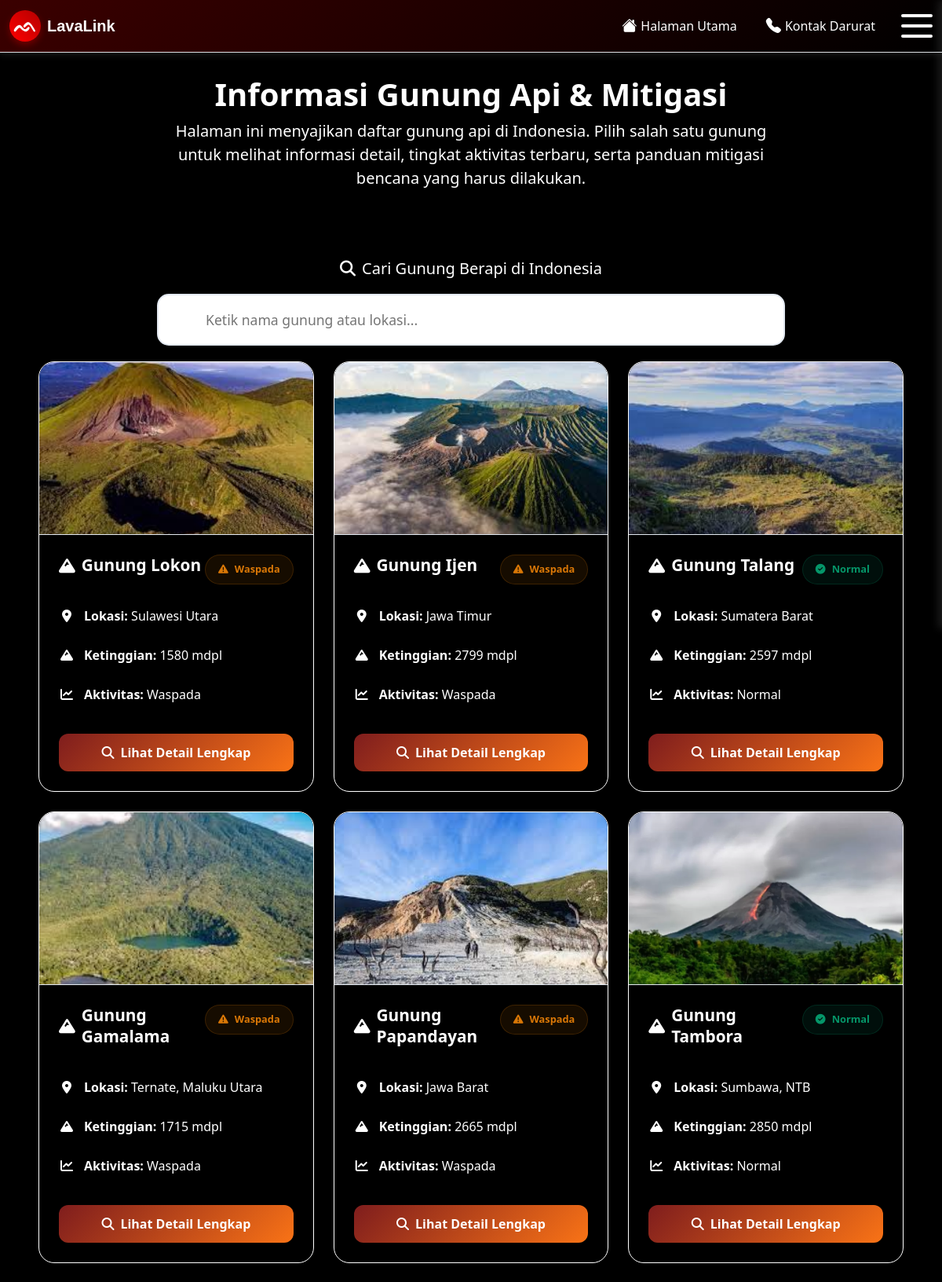
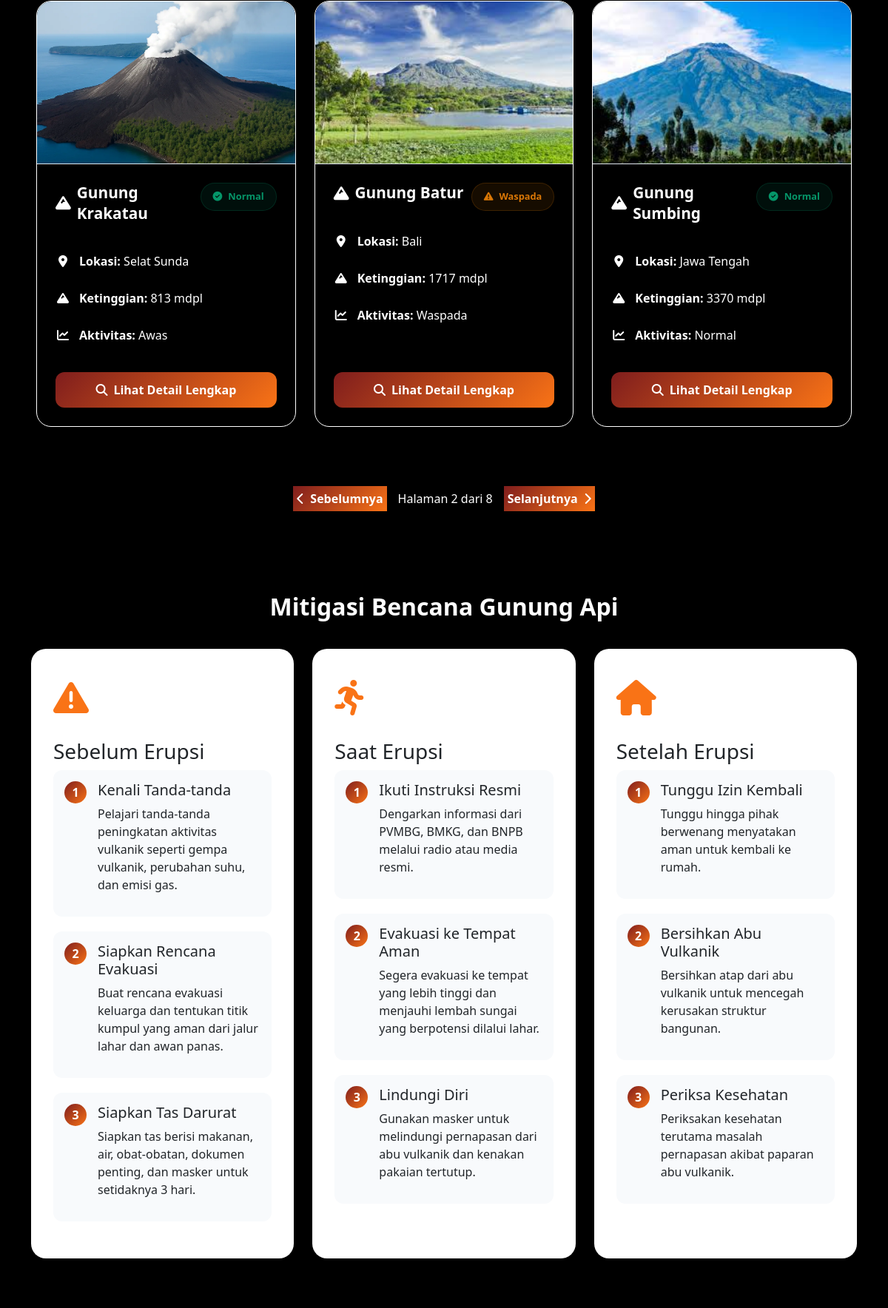
The app's page /info_gunung.php?page=2 (upper part) with its own data (2 pictures, top to bottom).
### tables this page shows
CREATE TABLE `data_gunung` (
  `id` int(11) NOT NULL,
  `nama_gunung` varchar(100) DEFAULT NULL,
  `lokasi` varchar(100) DEFAULT NULL,
  `lat` decimal(10,6) DEFAULT NULL,
  `lon` decimal(10,6) DEFAULT NULL,
  `ketinggian` int(11) DEFAULT NULL,
  `sejarah` text DEFAULT NULL,
  `geologi` text DEFAULT NULL,
  `status` varchar(20) DEFAULT NULL,
  `rekomendasi` text DEFAULT NULL,
  `jalur_evakuasi` text DEFAULT NULL,
  `zona_merah` text DEFAULT NULL,
  `zona_kuning` text DEFAULT NULL,
  `zona_hijau` text DEFAULT NULL,
  `titik_kumpul` text DEFAULT NULL,
  `gambar` varchar(255) DEFAULT NULL,
  `tipe_gunung` varchar(50) DEFAULT NULL,
  `bentuk_gunung` varchar(50) DEFAULT NULL,
  `letusan_terakhir` varchar(100) DEFAULT NULL,
  `suhu_magma` varchar(100) DEFAULT NULL,
  `tipe_batuan` varchar(100) DEFAULT NULL,
  `mineral_dominan` varchar(100) DEFAULT NULL,
  `created_at` timestamp NOT NULL DEFAULT current_timestamp(),
  `update_at` timestamp NOT NULL DEFAULT current_timestamp() ON UPDATE current_timestamp()
);

### info_gunung.php (the view, shortened to what this page needs)
<?php include 'koneksi.php'; ?>
<!DOCTYPE html>
<html lang="id">
<head>
    <link href="https://cdn.jsdelivr.net/npm/bootstrap@5.3.0/dist/css/bootstrap.min.css" rel="stylesheet">
    <link href="https://cdnjs.cloudflare.com/ajax/libs/font-awesome/6.0.0/css/all.min.css" rel="stylesheet">
    <link rel="stylesheet" href="styles_css/informasi_gunung.css">
</head>
<body style="background-color: black;">
    <header style="z-index: 9999;">
    </header>
    <main class="content-wrapper">
        <section class="header-section text-center p-4 rounded-4 mb-5">
            <h1 class="fw-bold display-6 text-white">Informasi Gunung Api & Mitigasi</h1>
            <p class="lead mx-auto" style="max-width: 800px; color: white">
                Halaman ini menyajikan daftar gunung api di Indonesia. Pilih salah satu gunung untuk melihat informasi detail, tingkat aktivitas terbaru, serta panduan mitigasi bencana yang harus dilakukan.
            </p>
        </section>
        <section>
            <div class="card-fix">
                <div>
                    <h5 class="mb-0 text-white" style="text-align: center;"><i class="fas fa-search me-2 text-white"></i>Cari Gunung Berapi di Indonesia</h5>
                </div>
                <div class="search-input-group" style="padding-top: 20px">
                    <input type="text" id="searchInput" class="search-input" placeholder="Ketik nama gunung atau lokasi...">
                </div>
            </div>
        </section>
        <div class="volcano-grid-container">
            <div class="volcano-grid" id="volcanoGrid">
                <?php
                $limit = 9;
                $page = isset($_GET['page']) ? (int)$_GET['page'] : 1;
                $offset = ($page - 1) * $limit;
                $total_result = mysqli_query($conn, "SELECT COUNT(*) AS total FROM data_gunung");
                $total_row = mysqli_fetch_assoc($total_result);
                $total_data = $total_row['total'];
                $total_pages = ceil($total_data / $limit);
                $result = mysqli_query($conn, "SELECT * FROM data_gunung LIMIT $limit OFFSET $offset");
                while ($row = mysqli_fetch_assoc($result)) {
                    $status_class = 'tag-normal';
                    $status_icon = 'fas fa-check-circle';
                    $status_text = 'Normal';
                    if (strpos(strtolower($row['status']), 'waspada') !== false) {
                        $status_class = 'tag-waspada';
                        $status_icon = 'fas fa-exclamation-triangle';
                        $status_text = 'Waspada';
                    } elseif (strpos(strtolower($row['status']), 'siaga') !== false) {
                        $status_class = 'tag-siaga';
                        $status_icon = 'fas fa-fire';
                        $status_text = 'Siaga';
                    }
                ?>
                    <div class="volcano-card" data-name="<?php echo strtolower($row['nama_gunung']); ?>" data-location="<?php echo strtolower($row['lokasi']); ?>" data-status="<?php echo strtolower($status_text); ?>">
                        <img src="image/<?php echo $row['gambar']; ?>" class="volcano-image" alt="<?php echo $row['nama_gunung']; ?>">
                        <div class="volcano-content">
                            <div class="d-flex justify-content-between align-items-start mb-3">
                                <h3 class="volcano-name">
                                    <i class="fas fa-mountain"></i><?php echo $row['nama_gunung']; ?>
                                </h3>
                                <span class="status-tag <?php echo $status_class; ?>">
                                    <i class="<?php echo $status_icon; ?>"></i><?php echo $status_text; ?>
                                </span>
                            </div>
                            <div class="volcano-info">
                                <div class="info-item">
                                    <div class="info-icon">
                                        <i class="fas fa-map-marker-alt"></i>
                                    </div>
                                    <div>
                                        <strong>Lokasi:</strong> <?php echo $row['lokasi']; ?>
                                    </div>
                                </div>
                                <div class="info-item">
                                    <div class="info-icon">
                                        <i class="fas fa-mountain"></i>
                                    </div>
                                    <div>
                                        <strong>Ketinggian:</strong> <?php echo $row['ketinggian']; ?> mdpl
                                    </div>
                                </div>
                                <div class="info-item">
                                    <div class="info-icon">
                                        <i class="fas fa-chart-line"></i>
                                    </div>
                                    <div>
                                        <strong>Aktivitas:</strong> <?php echo $row['status']; ?>
                                    </div>
                                </div>
                            </div>
                            <a href="detail_gunung.php?id=<?php echo $row['id']; ?>" class="btn-detail">
                                <i class="fas fa-search"></i>Lihat Detail Lengkap
                            </a>
                        </div>
                    </div>
                <?php } ?>
            </div>
            <div class="pagination-container">
                <?php if ($page > 1): ?>
                    <a href="?page=<?php echo $page - 1; ?>" class="pagination-btn prev">
                        <i class="fas fa-chevron-left"></i> Sebelumnya
                    </a>
                <?php endif; ?>
                <span class="pagination-info">
                    Halaman <?php echo $page; ?> dari <?php echo $total_pages; ?>
                </span>
                <?php if ($page < $total_pages): ?>
                    <a href="?page=<?php echo $page + 1; ?>" class="pagination-btn next">
                        Selanjutnya <i class="fas fa-chevron-right"></i>
                    </a>
                <?php endif; ?>
            </div>
        </div>
        <section class="mitigation-section" id="mitigation">
            <div class="container">
                <h2 class="section-title">Mitigasi Bencana Gunung Api</h2>
                <div class="mitigation-grid">
                    <div class="mitigation-card">
                        <div class="mitigation-icon">
                            <i class="fas fa-exclamation-triangle"></i>
                        </div>
                        <h3>Sebelum Erupsi</h3>
                        <div class="mitigation-step">
                            <div class="step-number">1</div>
                            <div>
                                <h5>Kenali Tanda-tanda</h5>
                                <p>Pelajari tanda-tanda peningkatan aktivitas vulkanik seperti gempa vulkanik, perubahan suhu, dan emisi gas.</p>
                            </div>
                        </div>
                        <div class="mitigation-step">
                            <div class="step-number">2</div>
                            <div>
                                <h5>Siapkan Rencana Evakuasi</h5>
                                <p>Buat rencana evakuasi keluarga dan tentukan titik kumpul yang aman dari jalur lahar dan awan panas.</p>
                            </div>
                        </div>
                        <div class="mitigation-step">
                            <div class="step-number">3</div>
                            <div>
                                <h5>Siapkan Tas Darurat</h5>
                                <p>Siapkan tas berisi makanan, air, obat-obatan, dokumen penting, dan masker untuk setidaknya 3 hari.</p>
                            </div>
                        </div>
                    </div>
                    <div class="mitigation-card">
                        <div class="mitigation-icon">
                            <i class="fas fa-running"></i>
                        </div>
                        <h3>Saat Erupsi</h3>
                        <div class="mitigation-step">
                            <div class="step-number">1</div>
                            <div>
                                <h5>Ikuti Instruksi Resmi</h5>
                                <p>Dengarkan informasi dari PVMBG, BMKG, dan BNPB melalui radio atau media resmi.</p>
                            </div>
                        </div>
                        <div class="mitigation-step">
                            <div class="step-number">2</div>
                            <div>
                                <h5>Evakuasi ke Tempat Aman</h5>
                                <p>Segera evakuasi ke tempat yang lebih tinggi dan menjauhi lembah sungai yang berpotensi dilalui lahar.</p>
                            </div>
                        </div>
                        <div class="mitigation-step">
                            <div class="step-number">3</div>
                            <div>
                                <h5>Lindungi Diri</h5>
                                <p>Gunakan masker untuk melindungi pernapasan dari abu vulkanik dan kenakan pakaian tertutup.</p>
                            </div>
                        </div>
                    </div>
                    <div class="mitigation-card">
                        <div class="mitigation-icon">
                            <i class="fas fa-home"></i>
                        </div>
                        <h3>Setelah Erupsi</h3>
                        <div class="mitigation-step">
                            <div class="step-number">1</div>
                            <div>
                                <h5>Tunggu Izin Kembali</h5>
                                <p>Tunggu hingga pihak berwenang menyatakan aman untuk kembali ke rumah.</p>
                            </div>
                        </div>
                        <div class="mitigation-step">
                            <div class="step-number">2</div>
                            <div>
                                <h5>Bersihkan Abu Vulkanik</h5>
                                <p>Bersihkan atap dari abu vulkanik untuk mencegah kerusakan struktur bangunan.</p>
                            </div>
                        </div>
                        <div class="mitigation-step">
                            <div class="step-number">3</div>
                            <div>
                                <h5>Periksa Kesehatan</h5>
                                <p>Periksakan kesehatan terutama masalah pernapasan akibat paparan abu vulkanik.</p>
                            </div>
                        </div>
                    </div>
        </section>
    </main>
    <footer>
    </footer>
</body>
</html>

### styles_css/navbar.css (style rules this page uses)
#custom-navbar { background: linear-gradient(135deg, #3b0000ff 0%, #000000ff 100%); box-shadow: 0 2px 10px rgba(255, 255, 255, 0.1); border-bottom: 1px solid #dee2e6; transition: all 0.3s ease; animation: navbarFadeIn 0.8s ease-out; position: fixed; top: 0px; z-index: 9999; }
.navbar-brand { font-family: 'Arial', sans-serif; color: #574949ff; transition: transform 0.3s ease; }
.logo-sb { background: linear-gradient(45deg, #ff0000ff, #b30000ff); color: white; font-weight: bold; font-size: 1.5rem; width: 40px; height: 40px; display: flex; align-items: center; justify-content: center; border-radius: 50%; box-shadow: 0 4px 8px rgba(255, 0, 0, 0.3); transition: all 0.3s ease; }
.icon-btn-custom { display: inline-flex; align-items: center; justify-content: center; padding: 8px 12px; margin: 0 5px; color: #ffffffff; background: transparent; border: none; border-radius: 8px; transition: all 0.3s ease; position: relative; overflow: hidden; animation: fadeInUp 0.6s ease-out; }
.icon-btn-custom::before { content: ''; position: absolute; top: 0; left: -100%; width: 100%; height: 100%; background: linear-gradient(90deg, transparent, rgba(255, 0, 0, 0.2), transparent); transition: left 0.5s ease; }
.icon-btn-custom i { font-size: 1.2rem; margin-right: 5px; }
.icon-btn-custom span { font-weight: 500; }
#burgermenu { cursor: pointer; width: 40px; height: 30px; display: flex; flex-direction: column; justify-content: space-between; z-index: 110; background-color: black; }
.line { transition: 500ms; width: 100%; height: 4px; background-color: #ffffffff; border-radius: 1rem; }

### styles_css/footer.css (style rules this page uses)
body { display: flex; flex-direction: column; overflow-x: hidden; background: #F5F7FA; min-height: 100vh; margin: 0; }
.footer { z-index: 1; --footer-background: #282828ff; --text-color: #F5F7FA; display: grid; position: relative; grid-area: footer; min-height: 12rem; }

### records on screen
data_gunung: gambar (picture), nama_gunung "Gunung Lokon", status "Waspada", lokasi "Sulawesi Utara", ketinggian "1580"
data_gunung: gambar (picture), nama_gunung "Gunung Ijen", status "Waspada", lokasi "Jawa Timur", ketinggian "2799"
data_gunung: gambar (picture), nama_gunung "Gunung Talang", status_text "Normal", lokasi "Sumatera Barat", ketinggian "2597", status "Normal"
data_gunung: gambar (picture), nama_gunung "Gunung Gamalama", status "Waspada", lokasi "Ternate, Maluku Utara", ketinggian "1715"
data_gunung: gambar (picture), nama_gunung "Gunung Papandayan", status "Waspada", lokasi "Jawa Barat", ketinggian "2665"
data_gunung: gambar (picture), nama_gunung "Gunung Tambora", status_text "Normal", lokasi "Sumbawa, NTB", ketinggian "2850", status "Normal"
data_gunung: gambar (picture), nama_gunung "Gunung Krakatau", status_text "Normal", lokasi "Selat Sunda", ketinggian "813", status "Awas"
data_gunung: gambar (picture), nama_gunung "Gunung Batur", status "Waspada", lokasi "Bali", ketinggian "1717"
data_gunung: gambar (picture), nama_gunung "Gunung Sumbing", status_text "Normal", lokasi "Jawa Tengah", ketinggian "3370", status "Normal"

### other values on screen
$page "2"
$total_pages "8"
